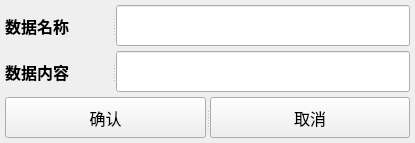
<?xml version="1.0" encoding="UTF-8"?>
<ui version="4.0">
 <class>SubForm_Data</class>
 <widget class="QWidget" name="SubForm_Data">
  <property name="geometry">
   <rect>
    <x>0</x>
    <y>0</y>
    <width>415</width>
    <height>143</height>
   </rect>
  </property>
  <property name="windowTitle">
   <string>Form</string>
  </property>
  <layout class="QGridLayout" name="gridLayout_4">
   <property name="leftMargin">
    <number>0</number>
   </property>
   <property name="topMargin">
    <number>0</number>
   </property>
   <property name="rightMargin">
    <number>0</number>
   </property>
   <property name="bottomMargin">
    <number>0</number>
   </property>
   <property name="spacing">
    <number>0</number>
   </property>
   <item row="0" column="0">
    <widget class="QStackedWidget" name="stackedWidget">
     <property name="font">
      <font>
       <pointsize>10</pointsize>
      </font>
     </property>
     <property name="frameShape">
      <enum>QFrame::Shape::NoFrame</enum>
     </property>
     <property name="currentIndex">
      <number>0</number>
     </property>
     <widget class="QWidget" name="page_normal">
      <layout class="QGridLayout" name="gridLayout_2">
       <property name="leftMargin">
        <number>5</number>
       </property>
       <property name="topMargin">
        <number>5</number>
       </property>
       <property name="rightMargin">
        <number>5</number>
       </property>
       <property name="bottomMargin">
        <number>5</number>
       </property>
       <property name="spacing">
        <number>5</number>
       </property>
       <item row="0" column="0">
        <layout class="QGridLayout" name="gridLayout">
         <property name="horizontalSpacing">
          <number>0</number>
         </property>
         <property name="verticalSpacing">
          <number>5</number>
         </property>
         <item row="1" column="0">
          <widget class="QSplitter" name="splitter">
           <property name="orientation">
            <enum>Qt::Orientation::Horizontal</enum>
           </property>
           <widget class="QLabel" name="label_name">
            <property name="minimumSize">
             <size>
              <width>0</width>
              <height>40</height>
             </size>
            </property>
            <property name="font">
             <font>
              <pointsize>12</pointsize>
              <bold>true</bold>
             </font>
            </property>
            <property name="text">
             <string>数据名称</string>
            </property>
           </widget>
           <widget class="QLineEdit" name="line_name">
            <property name="minimumSize">
             <size>
              <width>0</width>
              <height>40</height>
             </size>
            </property>
            <property name="font">
             <font>
              <pointsize>14</pointsize>
             </font>
            </property>
            <property name="text">
             <string/>
            </property>
           </widget>
          </widget>
         </item>
         <item row="2" column="0">
          <widget class="QSplitter" name="splitter_2">
           <property name="orientation">
            <enum>Qt::Orientation::Horizontal</enum>
           </property>
           <widget class="QLabel" name="label_text">
            <property name="minimumSize">
             <size>
              <width>0</width>
              <height>40</height>
             </size>
            </property>
            <property name="font">
             <font>
              <pointsize>12</pointsize>
              <bold>true</bold>
             </font>
            </property>
            <property name="text">
             <string>数据内容</string>
            </property>
           </widget>
           <widget class="QLineEdit" name="line_text">
            <property name="minimumSize">
             <size>
              <width>0</width>
              <height>40</height>
             </size>
            </property>
            <property name="font">
             <font>
              <family>Times New Roman</family>
              <pointsize>14</pointsize>
             </font>
            </property>
           </widget>
          </widget>
         </item>
         <item row="3" column="0">
          <widget class="QSplitter" name="splitter_3">
           <property name="orientation">
            <enum>Qt::Orientation::Horizontal</enum>
           </property>
           <widget class="QPushButton" name="button_data_confirm">
            <property name="minimumSize">
             <size>
              <width>0</width>
              <height>40</height>
             </size>
            </property>
            <property name="font">
             <font>
              <pointsize>12</pointsize>
             </font>
            </property>
            <property name="text">
             <string>确认</string>
            </property>
           </widget>
           <widget class="QPushButton" name="button_data_cancel">
            <property name="minimumSize">
             <size>
              <width>0</width>
              <height>40</height>
             </size>
            </property>
            <property name="font">
             <font>
              <pointsize>12</pointsize>
             </font>
            </property>
            <property name="text">
             <string>取消</string>
            </property>
           </widget>
          </widget>
         </item>
        </layout>
       </item>
      </layout>
     </widget>
     <widget class="QWidget" name="page_quick_command">
      <layout class="QGridLayout" name="gridLayout_3">
       <property name="leftMargin">
        <number>5</number>
       </property>
       <property name="topMargin">
        <number>5</number>
       </property>
       <property name="rightMargin">
        <number>5</number>
       </property>
       <property name="bottomMargin">
        <number>0</number>
       </property>
       <property name="spacing">
        <number>5</number>
       </property>
       <item row="0" column="0">
        <widget class="QWidget" name="config" native="true">
         <layout class="QHBoxLayout" name="horizontalLayout_3">
          <property name="spacing">
           <number>0</number>
          </property>
          <property name="leftMargin">
           <number>0</number>
          </property>
          <property name="topMargin">
           <number>0</number>
          </property>
          <property name="rightMargin">
           <number>0</number>
          </property>
          <property name="bottomMargin">
           <number>0</number>
          </property>
          <item>
           <widget class="QLabel" name="label_lane">
            <property name="minimumSize">
             <size>
              <width>35</width>
              <height>0</height>
             </size>
            </property>
            <property name="font">
             <font>
              <pointsize>9</pointsize>
             </font>
            </property>
            <property name="text">
             <string>通道</string>
            </property>
           </widget>
          </item>
          <item>
           <widget class="QComboBox" name="comb_box_lane">
            <property name="minimumSize">
             <size>
              <width>70</width>
              <height>0</height>
             </size>
            </property>
            <item>
             <property name="text">
              <string>2</string>
             </property>
            </item>
            <item>
             <property name="text">
              <string>4</string>
             </property>
            </item>
            <item>
             <property name="text">
              <string>8</string>
             </property>
            </item>
            <item>
             <property name="text">
              <string>16</string>
             </property>
            </item>
           </widget>
          </item>
          <item>
           <widget class="QLabel" name="label_color_depth">
            <property name="minimumSize">
             <size>
              <width>30</width>
              <height>0</height>
             </size>
            </property>
            <property name="font">
             <font>
              <pointsize>9</pointsize>
             </font>
            </property>
            <property name="text">
             <string>色深</string>
            </property>
           </widget>
          </item>
          <item>
           <widget class="QComboBox" name="comb_box_color_depth">
            <property name="minimumSize">
             <size>
              <width>70</width>
              <height>25</height>
             </size>
            </property>
            <item>
             <property name="text">
              <string>1024</string>
             </property>
            </item>
            <item>
             <property name="text">
              <string>256</string>
             </property>
            </item>
           </widget>
          </item>
          <item>
           <widget class="QLabel" name="label_ppl">
            <property name="minimumSize">
             <size>
              <width>50</width>
              <height>0</height>
             </size>
            </property>
            <property name="maximumSize">
             <size>
              <width>16777215</width>
              <height>16777215</height>
             </size>
            </property>
            <property name="font">
             <font>
              <pointsize>9</pointsize>
             </font>
            </property>
            <property name="text">
             <string>分辨率</string>
            </property>
           </widget>
          </item>
          <item>
           <widget class="QComboBox" name="comb_box_width">
            <property name="minimumSize">
             <size>
              <width>70</width>
              <height>0</height>
             </size>
            </property>
            <item>
             <property name="text">
              <string>1920</string>
             </property>
            </item>
            <item>
             <property name="text">
              <string>2560</string>
             </property>
            </item>
            <item>
             <property name="text">
              <string>3840</string>
             </property>
            </item>
           </widget>
          </item>
          <item>
           <widget class="QLabel" name="label_x">
            <property name="minimumSize">
             <size>
              <width>10</width>
              <height>0</height>
             </size>
            </property>
            <property name="maximumSize">
             <size>
              <width>10</width>
              <height>31</height>
             </size>
            </property>
            <property name="font">
             <font>
              <pointsize>9</pointsize>
             </font>
            </property>
            <property name="text">
             <string>x</string>
            </property>
           </widget>
          </item>
          <item>
           <widget class="QComboBox" name="comb_box_height">
            <property name="minimumSize">
             <size>
              <width>70</width>
              <height>0</height>
             </size>
            </property>
            <item>
             <property name="text">
              <string>1080</string>
             </property>
            </item>
            <item>
             <property name="text">
              <string>1440</string>
             </property>
            </item>
            <item>
             <property name="text">
              <string>2160</string>
             </property>
            </item>
           </widget>
          </item>
         </layout>
        </widget>
       </item>
       <item row="1" column="0">
        <layout class="QVBoxLayout" name="verticalLayout_5">
         <property name="spacing">
          <number>0</number>
         </property>
         <item>
          <layout class="QHBoxLayout" name="horizontalLayout">
           <property name="spacing">
            <number>0</number>
           </property>
           <item>
            <layout class="QVBoxLayout" name="verticalLayout">
             <property name="spacing">
              <number>0</number>
             </property>
             <item>
              <widget class="QLabel" name="label">
               <property name="font">
                <font>
                 <pointsize>10</pointsize>
                </font>
               </property>
               <property name="text">
                <string>帧头</string>
               </property>
              </widget>
             </item>
             <item>
              <widget class="QLineEdit" name="line_head">
               <property name="minimumSize">
                <size>
                 <width>60</width>
                 <height>35</height>
                </size>
               </property>
               <property name="maximumSize">
                <size>
                 <width>16777215</width>
                 <height>16777215</height>
                </size>
               </property>
               <property name="font">
                <font>
                 <pointsize>10</pointsize>
                </font>
               </property>
               <property name="text">
                <string>40</string>
               </property>
              </widget>
             </item>
            </layout>
           </item>
           <item>
            <layout class="QVBoxLayout" name="verticalLayout_2">
             <property name="spacing">
              <number>0</number>
             </property>
             <item>
              <widget class="QLabel" name="label_2">
               <property name="font">
                <font>
                 <pointsize>10</pointsize>
                </font>
               </property>
               <property name="text">
                <string>地址</string>
               </property>
              </widget>
             </item>
             <item>
              <widget class="QLineEdit" name="line_ddr">
               <property name="minimumSize">
                <size>
                 <width>60</width>
                 <height>35</height>
                </size>
               </property>
               <property name="maximumSize">
                <size>
                 <width>16777215</width>
                 <height>16777215</height>
                </size>
               </property>
               <property name="font">
                <font>
                 <pointsize>10</pointsize>
                </font>
               </property>
               <property name="text">
                <string>0A</string>
               </property>
              </widget>
             </item>
            </layout>
           </item>
           <item>
            <layout class="QVBoxLayout" name="verticalLayout_3">
             <property name="spacing">
              <number>0</number>
             </property>
             <item>
              <widget class="QLabel" name="label_4">
               <property name="minimumSize">
                <size>
                 <width>40</width>
                 <height>0</height>
                </size>
               </property>
               <property name="text">
                <string>饱和度</string>
               </property>
              </widget>
             </item>
             <item>
              <widget class="QLineEdit" name="line_input_saturation">
               <property name="minimumSize">
                <size>
                 <width>50</width>
                 <height>35</height>
                </size>
               </property>
              </widget>
             </item>
            </layout>
           </item>
           <item>
            <layout class="QVBoxLayout" name="verticalLayout_4">
             <property name="spacing">
              <number>0</number>
             </property>
             <item>
              <widget class="QLabel" name="label_6">
               <property name="minimumSize">
                <size>
                 <width>0</width>
                 <height>0</height>
                </size>
               </property>
               <property name="maximumSize">
                <size>
                 <width>16777215</width>
                 <height>20</height>
                </size>
               </property>
               <property name="text">
                <string>对比度</string>
               </property>
              </widget>
             </item>
             <item>
              <widget class="QLineEdit" name="line_input_contrast">
               <property name="minimumSize">
                <size>
                 <width>0</width>
                 <height>35</height>
                </size>
               </property>
               <property name="maximumSize">
                <size>
                 <width>16777215</width>
                 <height>16777215</height>
                </size>
               </property>
               <property name="text">
                <string/>
               </property>
              </widget>
             </item>
            </layout>
           </item>
          </layout>
         </item>
         <item>
          <widget class="QPushButton" name="button_add">
           <property name="minimumSize">
            <size>
             <width>0</width>
             <height>50</height>
            </size>
           </property>
           <property name="maximumSize">
            <size>
             <width>16777215</width>
             <height>16777215</height>
            </size>
           </property>
           <property name="font">
            <font>
             <pointsize>10</pointsize>
            </font>
           </property>
           <property name="text">
            <string>添加</string>
           </property>
          </widget>
         </item>
        </layout>
       </item>
      </layout>
     </widget>
    </widget>
   </item>
  </layout>
 </widget>
 <resources/>
 <connections/>
</ui>
